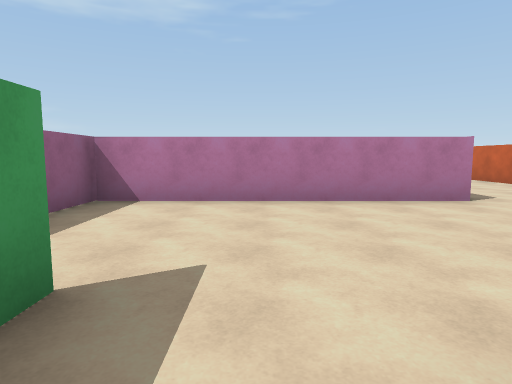
View 1 (above)

24 first-person views from a walk through a 3-D level made in the Unity game engine. The camera is 1.4 m above the floor, tilts 6° down and sees 75° across. The floor is counted in squares, 2 m on a side. Each view is taken from the middle of a square. On the plan, view 1 faces up. The plan holds only what a view shows up to about 10 squares ahead; the rest is blank.

View 2
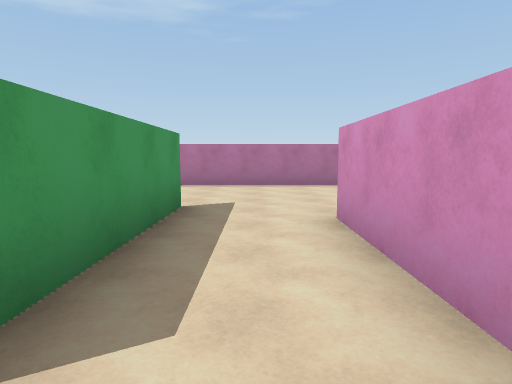

View 3
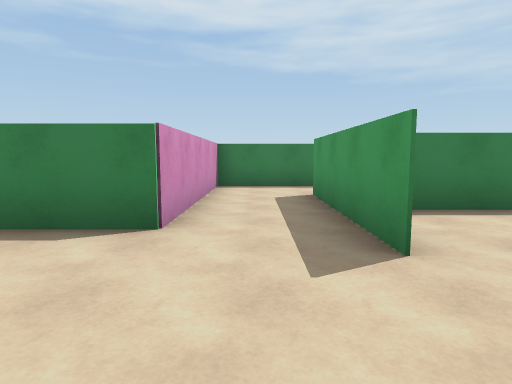

View 4
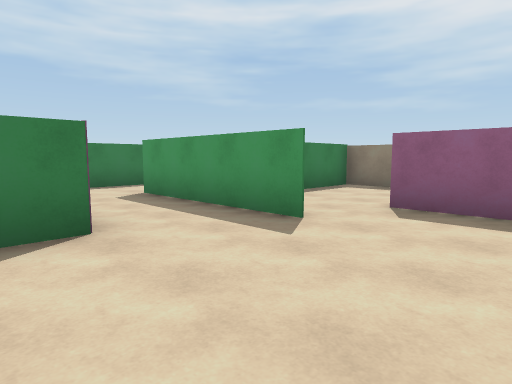

View 5
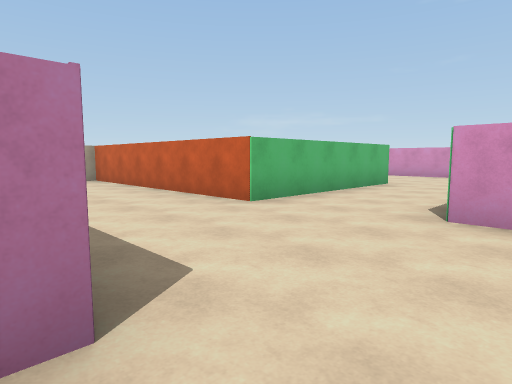

View 6
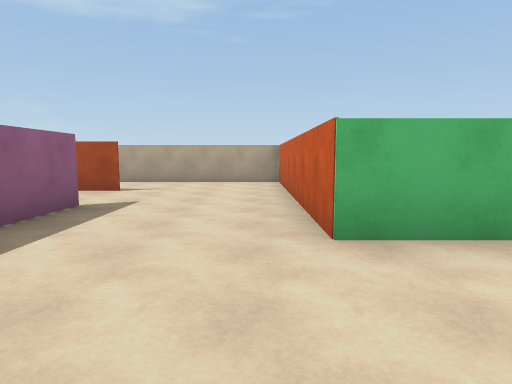

View 7
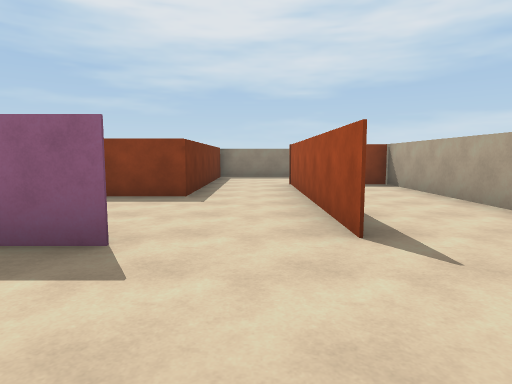

View 8
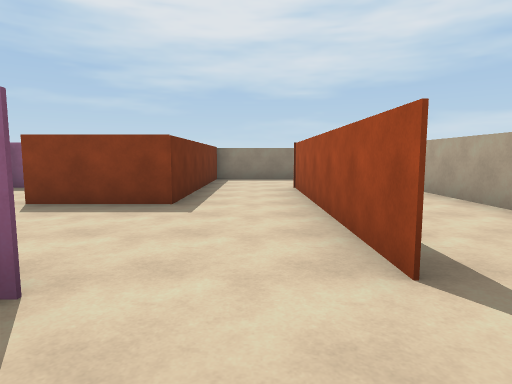

View 9
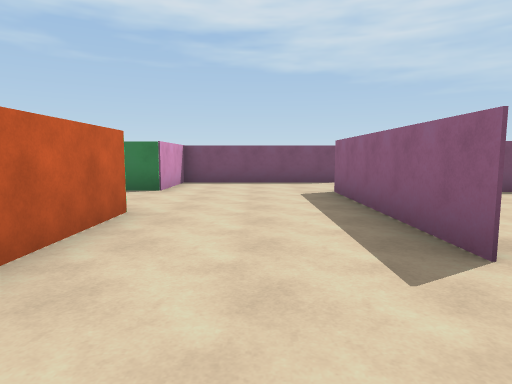

View 10
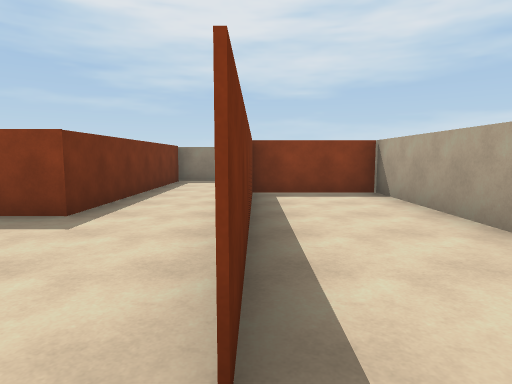

View 11
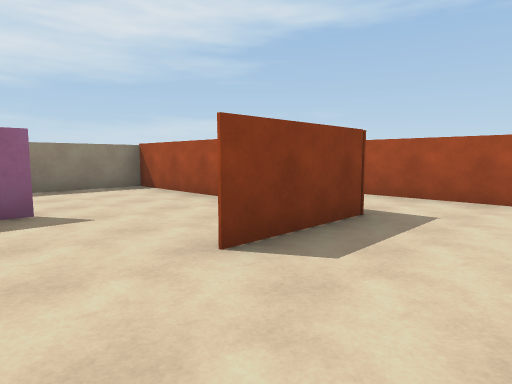

View 12
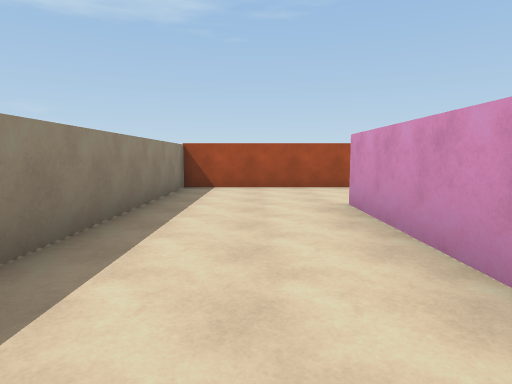

View 13
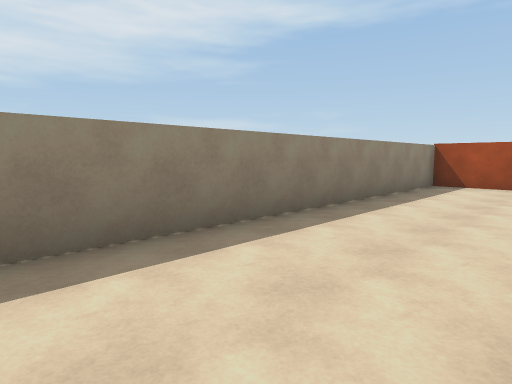

View 14
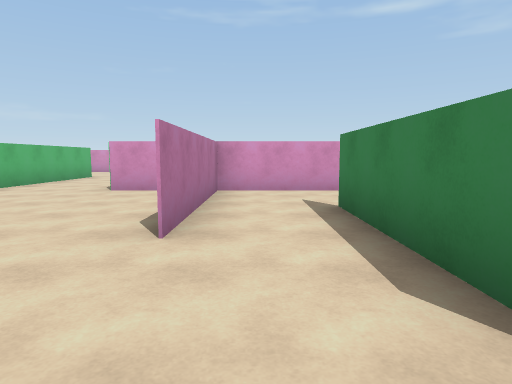

View 15
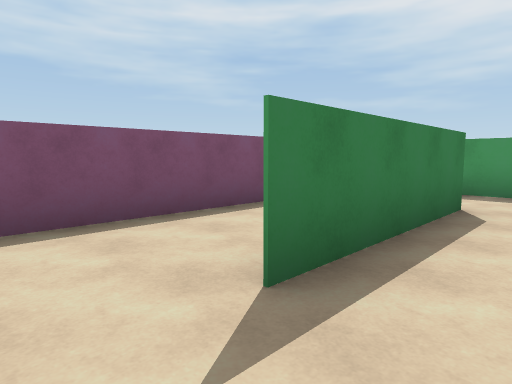

View 16
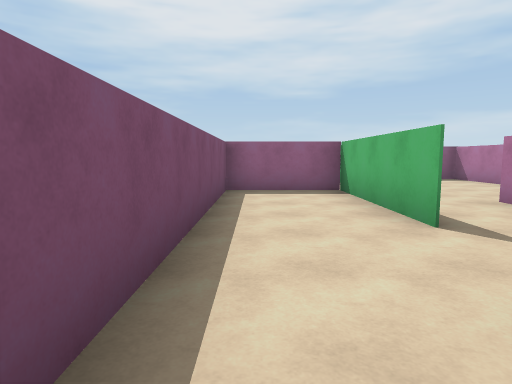

View 17
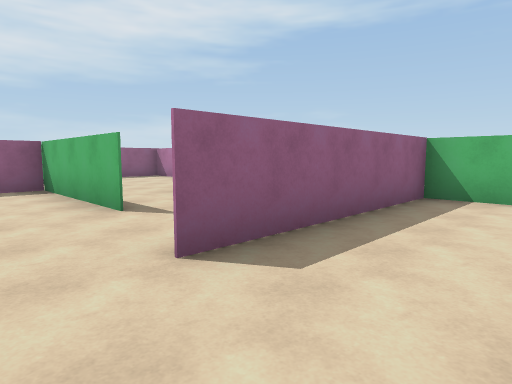

View 18
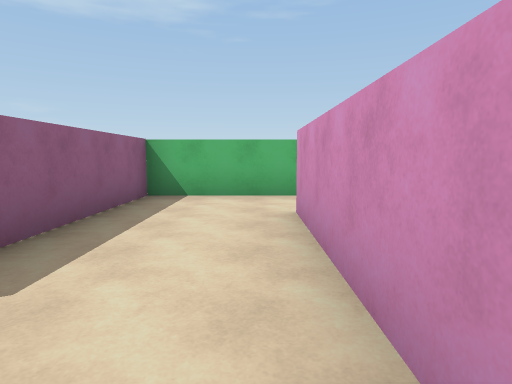

View 19
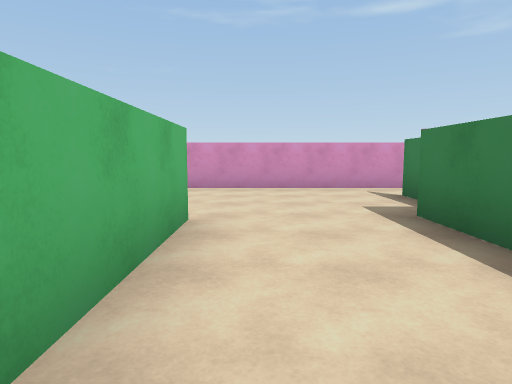

View 20
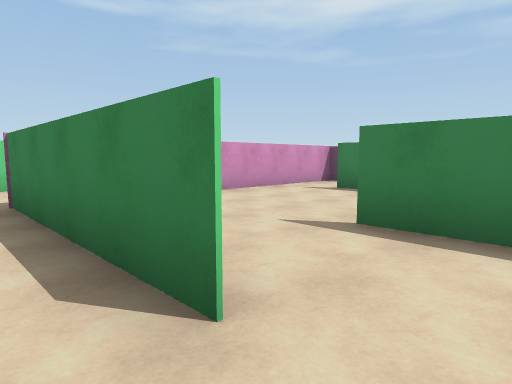

View 21
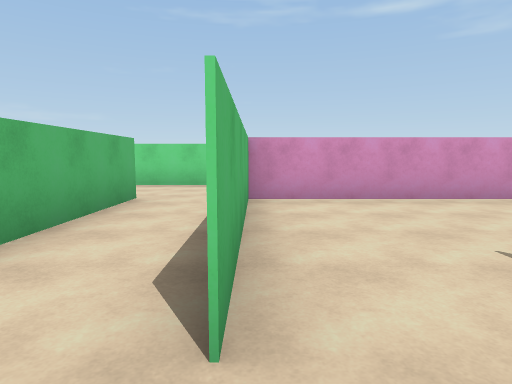

View 22
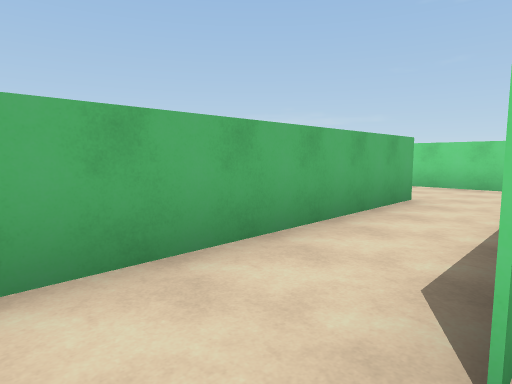

View 23
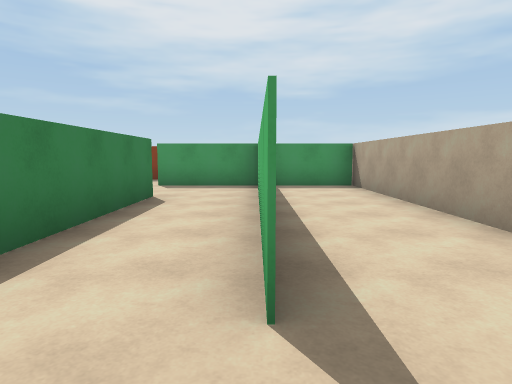

View 24
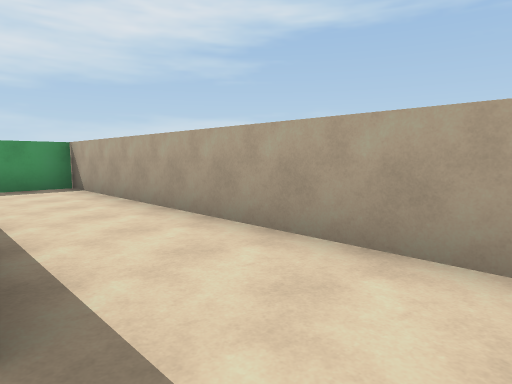

### Floor plan
Key: @ floor where view 1 was taken; # wall or solid block; . floor; = window, fence, low wall or low ledge.
Columns run from 6 left of view 1 to 18 right of it. Each row starts with its distance up from view 1.
 15    ########### #########
 14    #.........# #........
 13    #.........# #........#
 12  ..#######...# #######..#
 11 #............# #........#
 10 #=====#......# #..#####.#
  9 #.....#..=...#........#
  8 #.....#..=...#####....#
  7 #........=............#
  6 #..#.....=............#
  5 #..#######...######...#
  4 #..#.........#...   #.#
  3 #..#.....#####..#    .#
  2 #............#..#    ##
  1 #....#.####..#..#
  0 ######@#........#
 -1      #.#........
 -2      #.#######
 -3      ..#
 -4     ####

Where each view was taken, in squares from view 1:
view 1: 0 up, 0 right, facing up
view 2: 3 down, 0 right, facing up
view 3: 4 up, 0 right, facing down
view 4: 4 up, 2 right, facing down-left
view 5: 4 up, 3 right, facing up-right
view 6: 5 up, 6 right, facing up
view 7: 11 up, 6 right, facing left
view 8: 11 up, 5 right, facing left
view 9: 12 up, 5 right, facing down
view 10: 12 up, 4 right, facing left
view 11: 6 up, 2 right, facing up-left
view 12: 2 up, 4 left, facing up
view 13: 1 up, 3 left, facing up-left
view 14: 2 up, 0 right, facing right
view 15: 2 up, 6 right, facing down-left
view 16: 1 down, 8 right, facing left
view 17: 1 down, 9 right, facing up-left
view 18: 1 down, 9 right, facing up
view 19: 7 up, 8 right, facing right
view 20: 11 up, 10 right, facing down-right
view 21: 10 up, 10 right, facing right
view 22: 10 up, 10 right, facing up-right
view 23: 12 up, 17 right, facing left
view 24: 12 up, 17 right, facing up-left
